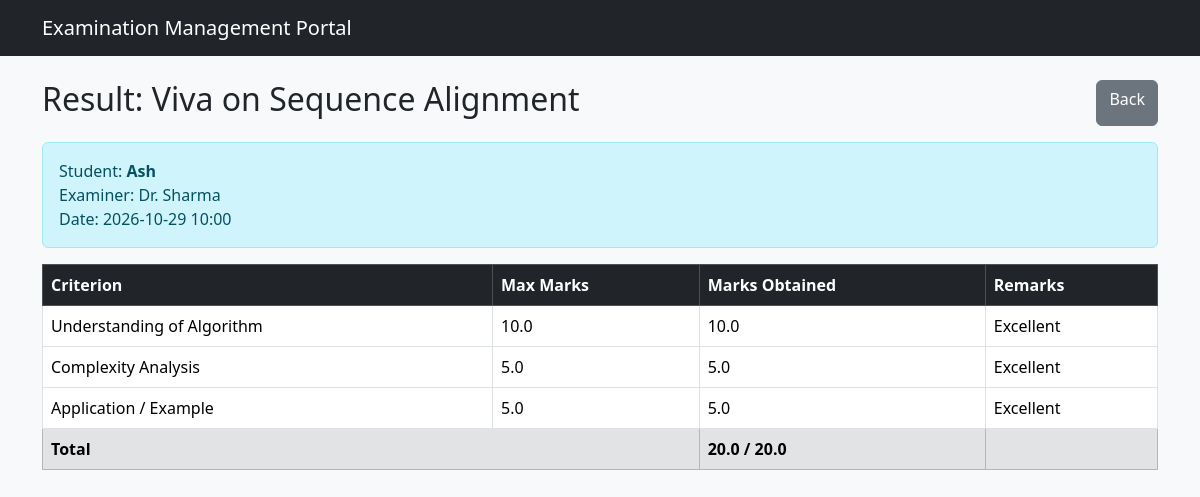
Screenshot of /student/bookings/1/result (signed in) with the database file from the repository.
### models.py (models this page shows, shortened)
class Exam(db.Model):
    __tablename__ = 'exams'
    id = db.Column(db.Integer, primary_key=True)
    course_id = db.Column(db.Integer, db.ForeignKey('courses.id'), nullable=False)
    title = db.Column(db.String(150), nullable=False)
    exam_type = db.Column(db.String(30), nullable=False)  # Viva / Practical / Project Demo / Assessment
    status = db.Column(db.String(30), default='Draft')    # Draft / Slot Creation / Booking Open / Closed / Completed
    description = db.Column(db.Text)
    slot_creation_start = db.Column(db.DateTime)
    slot_creation_end   = db.Column(db.DateTime)
    booking_start       = db.Column(db.DateTime)
    booking_end         = db.Column(db.DateTime)
    created_at = db.Column(db.DateTime, default=datetime.utcnow)
    rubrics = db.relationship('Rubric', backref='exam', lazy=True, cascade='all, delete-orphan')
    slots   = db.relationship('Slot', backref='exam', lazy=True)
    bookings = db.relationship('Booking', backref='exam', lazy=True)
    assigned_examiners = db.relationship('ExamExaminer', backref='exam', lazy=True)

class User(UserMixin, db.Model):
    __tablename__ = 'users'
    id = db.Column(db.Integer, primary_key=True)
    username = db.Column(db.String(80), unique=True, nullable=False)
    email = db.Column(db.String(120), unique=True, nullable=False)
    password_hash = db.Column(db.String(256), nullable=False)
    role = db.Column(db.String(20), nullable=False)  # 'admin', 'examiner', 'student'
    full_name = db.Column(db.String(120), nullable=False)
    created_at = db.Column(db.DateTime, default=datetime.utcnow)
    examiner_profile = db.relationship('ExaminerProfile', backref='user', uselist=False)

class Slot(db.Model):
    __tablename__ = 'slots'
    id = db.Column(db.Integer, primary_key=True)
    exam_id = db.Column(db.Integer, db.ForeignKey('exams.id'), nullable=False)
    examiner_id = db.Column(db.Integer, db.ForeignKey('users.id'), nullable=False)
    date = db.Column(db.Date, nullable=False)
    start_time = db.Column(db.Time, nullable=False)
    end_time = db.Column(db.Time, nullable=False)
    capacity = db.Column(db.Integer, nullable=False, default=1)
    status = db.Column(db.String(20), default='Available')  # Available / Full / Cancelled / Completed
    created_at = db.Column(db.DateTime, default=datetime.utcnow)
    examiner = db.relationship('User', backref='created_slots')
    bookings = db.relationship('Booking', backref='slot', lazy=True)

class Evaluation(db.Model):
    __tablename__ = 'evaluations'
    id = db.Column(db.Integer, primary_key=True)
    booking_id = db.Column(db.Integer, db.ForeignKey('bookings.id'), nullable=False)
    rubric_id = db.Column(db.Integer, db.ForeignKey('rubrics.id'), nullable=False)
    marks = db.Column(db.Float)
    remarks = db.Column(db.Text)
    evaluated_at = db.Column(db.DateTime, default=datetime.utcnow)
    rubric = db.relationship('Rubric')

class Rubric(db.Model):
    __tablename__ = 'rubrics'
    id = db.Column(db.Integer, primary_key=True)
    exam_id = db.Column(db.Integer, db.ForeignKey('exams.id'), nullable=False)
    criterion = db.Column(db.String(150), nullable=False)
    max_marks = db.Column(db.Float, nullable=False)
    description = db.Column(db.Text)

### routes/student.py (the view)
@student_bp.route('/bookings/<int:booking_id>/result')
@role_required('student')
def view_result(booking_id):
    booking = Booking.query.get_or_404(booking_id)
    if booking.student_id != current_user.id:
        flash('Unauthorized.', 'danger')
        return redirect(url_for('student.my_bookings'))
    if not booking.published:
        flash('Result is not yet published.', 'warning')
        return redirect(url_for('student.my_bookings'))
    total = sum(ev.marks or 0 for ev in booking.evaluations)
    max_total = sum(ev.rubric.max_marks for ev in booking.evaluations)
    return render_template('student/result.html',
                           booking=booking,
                           total=total,
                           max_total=max_total)

### app.py (called while the page is built)
@login_manager.user_loader
def load_user(user_id):
    return User.query.get(int(user_id))

### templates/student/result.html (shortened to what this page needs)
{% extends "base.html" %}
{% block content %}
<div class="d-flex justify-content-between mb-3">
  <h2>Result: {{ booking.exam.title }}</h2>
  <a href="{{ url_for('student.my_bookings') }}" class="btn btn-secondary">Back</a>
</div>
<div class="alert alert-info">
  Student: <strong>{{ booking.student.full_name }}</strong><br>
  Examiner: {{ booking.slot.examiner.full_name }}<br>
  Date: {{ booking.slot.date }} {{ booking.slot.start_time.strftime('%H:%M') }}
</div>
<table class="table table-bordered">
  <thead class="table-dark">
    <tr>
      <th>Criterion</th>
      <th>Max Marks</th>
      <th>Marks Obtained</th>
      <th>Remarks</th>
    </tr>
  </thead>
  <tbody>
    {% for ev in booking.evaluations %}
    <tr>
      <td>{{ ev.rubric.criterion }}</td>
      <td>{{ ev.rubric.max_marks }}</td>
      <td>{{ ev.marks }}</td>
      <td>{{ ev.remarks or '-' }}</td>
    </tr>
    {% endfor %}
  </tbody>
  <tfoot>
    <tr class="table-secondary">
      <th colspan="2">Total</th>
      <th>{{ total }} / {{ max_total }}</th>
      <th></th>
    </tr>
  </tfoot>
</table>
{% endblock %}

### rows the page displays
Exam: exam "Viva on Sequence Alignment"
User: student.full_name "Ash"
User: slot.examiner.full_name "Dr. Sharma"
Slot: slot "2026-10-29", slot.start_time "10:00"
Evaluation: rubric.criterion "Understanding of Algorithm", rubric.max_marks "10.0", marks "10.0", remarks "Excellent"
Evaluation: rubric.criterion "Complexity Analysis", rubric.max_marks "5.0", marks "5.0", remarks "Excellent"
Evaluation: rubric.criterion "Application / Example", rubric.max_marks "5.0", marks "5.0", remarks "Excellent"

### other values shown
{{ total }} "20.0"
{{ max_total }} "20.0"
